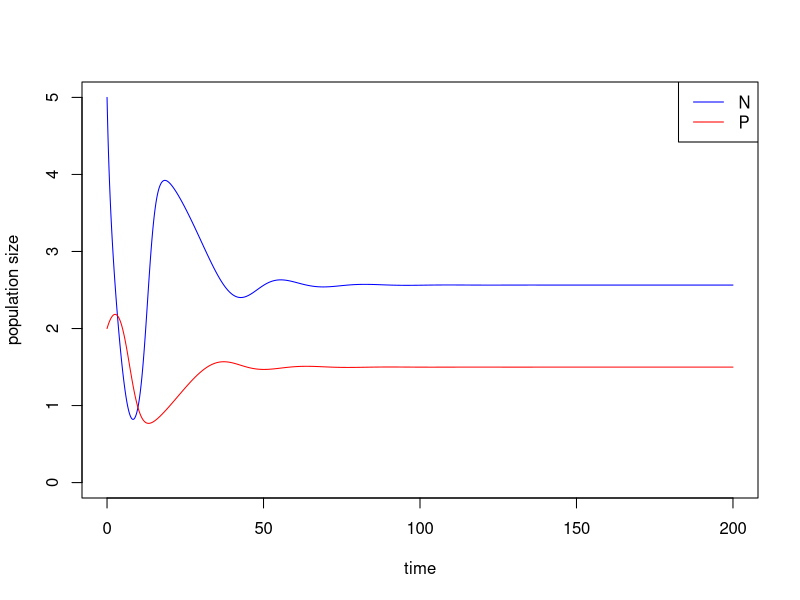
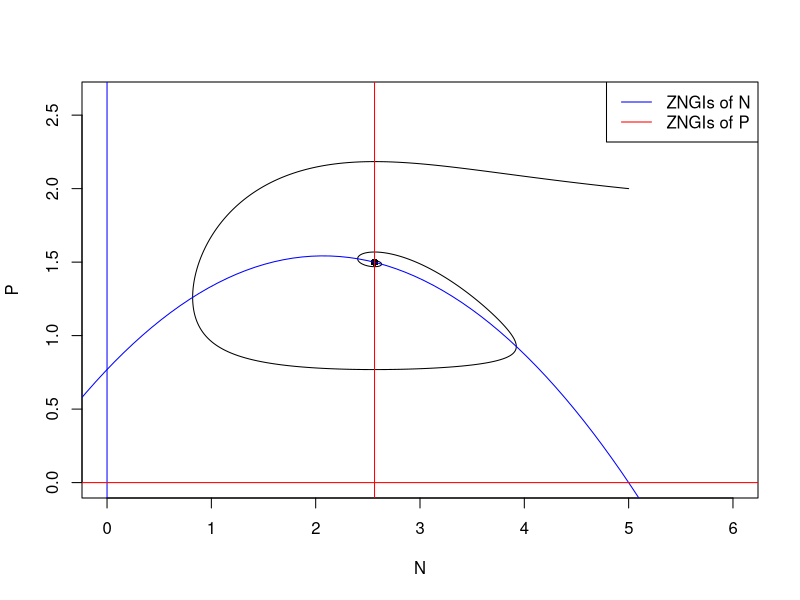
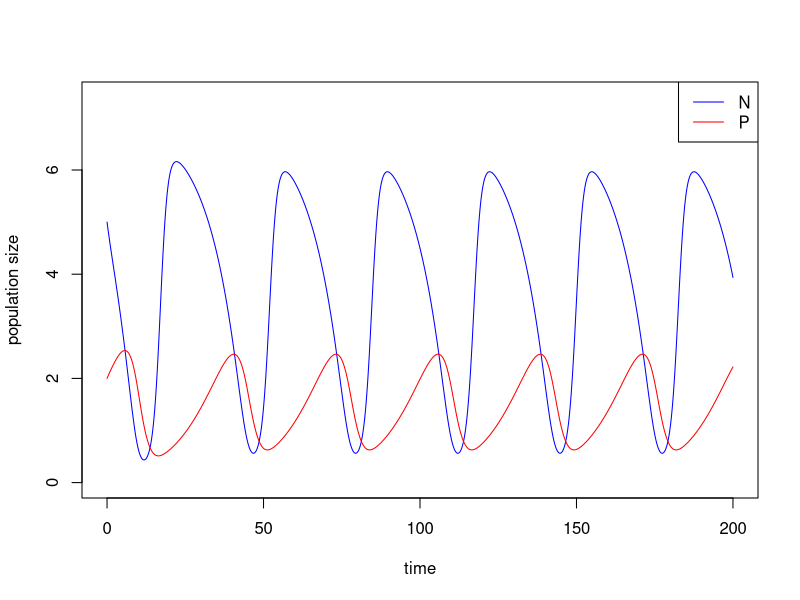
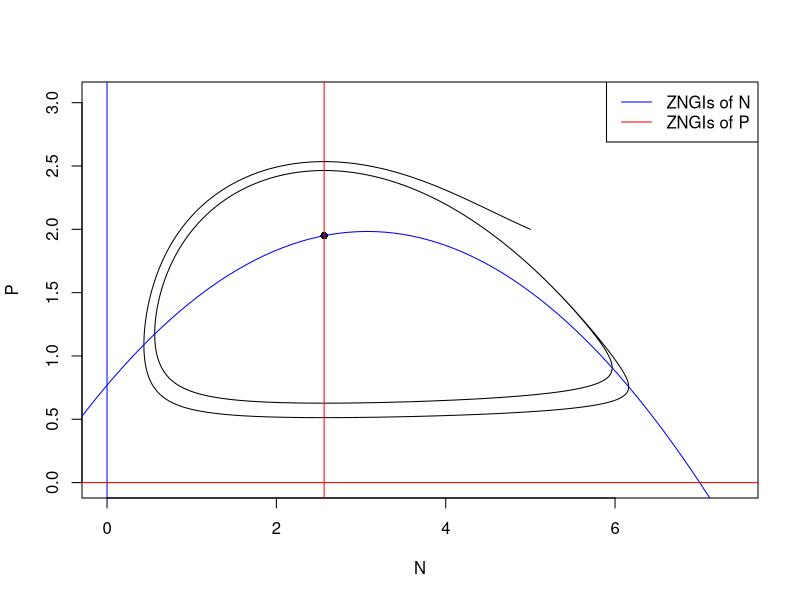

These charts were generated, in order, by the following R code: (Note: this script raises an error after producing the figures.)
## ---- chunk 1
library(deSolve)

### Model specification
RM_predation_model <- function(times, state, parms) {
  with(as.list(c(state, parms)), {
    dN_dt = r*N*(1-(N/K))-(a*N/(1+a*h*N))*P
    dP_dt = e*(a*N/(1+a*h*N))*P-d*P
    return(list(c(dN_dt, dP_dt)))  
  })
}

### Model parameters
times <- seq(0, 200, by = 0.01)  
state <- c(N = 5, P = 2)  
parms <- c(r = 1.0, K = 5.0, a = 1.3, h = 0.9, e = 0.6, d = 0.5) 

### Model application
pop_size <- ode(func = RM_predation_model, times = times, y = state, parms = parms)

### equilibrium
E_np <- with(as.list(parms), 
             c(N = d/(a*(e-d*h)),
               P = r/a*(1-d/(a*(e-d*h))/K)*(1+a*h*d/(a*(e-d*h)))))


### Visualize the population dynamics
# population trajectories
plot(c(0, max(times)), c(0, max(pop_size[, c("N", "P")])), type = "n", xlab = "time", ylab = "population size")
lines(N ~ time, data = pop_size, col = "blue") # dynamics of N
lines(P ~ time, data = pop_size, col = "red") # dynamics of P
legend("topright", legend = c("N", "P"), col = c("blue", "red"), lty = 1)

# state-space diagram
max_P <- max(pop_size[ ,"P"])
max_N <- max(pop_size[ ,"N"])
plot(P ~ N, data = pop_size, type = "l", xlim = c(0, max_N*1.2), ylim = c(0, max_P*1.2))
points(E_np["P"] ~ E_np["N"], pch = 16) # equilibrium 
with(as.list(parms), {
  # ZNGIs of N
  abline(v = 0, col = "blue")
  curve(r/a*(1-x/K)*(1+a*h*x), from = -2, to = K+2, col = "blue", add = T)
  # ZNGIs of P
  abline(h = 0, col = "red")
  abline(v = d/(a*(e-d*h)), col = "red")
  }) 
legend("topright", legend = c("ZNGIs of N", "ZNGIs of P"), col = c("blue", "red"), lty = 1)
## ---- chunk 2
### Model parameters
times <- seq(0, 200, by = 0.01)  
state <- c(N = 5, P = 2)  
parms <- c(r = 1.0, K = 7.0, a = 1.3, h = 0.9, e = 0.6, d = 0.5) 

### Model application
pop_size <- ode(func = RM_predation_model, times = times, y = state, parms = parms)

### equilibrium
E_np <- with(as.list(parms), 
             c(N = d/(a*(e-d*h)),
               P = r/a*(1-d/(a*(e-d*h))/K)*(1+a*h*d/(a*(e-d*h)))))

## ---- chunk 3
### Visualize the population dynamics
# population trajectories
plot(c(0, max(times)), c(0, max(pop_size[, c("N", "P")])*1.2), type = "n", xlab = "time", ylab = "population size")
lines(N ~ time, data = pop_size, col = "blue") # dynamics of N
lines(P ~ time, data = pop_size, col = "red") # dynamics of P
legend("topright", legend = c("N", "P"), col = c("blue", "red"), lty = 1)

# state-space diagram
max_P <- max(pop_size[ ,"P"])
max_N <- max(pop_size[ ,"N"])
plot(P ~ N, data = pop_size, type = "l", xlim = c(0, max_N*1.2), ylim = c(0, max_P*1.2))
points(E_np["P"] ~ E_np["N"], pch = 16) # equilibrium 
with(as.list(parms), {
  # ZNGIs of N
  abline(v = 0, col = "blue")
  curve(r/a*(1-x/K)*(1+a*h*x), from = -2, to = K+2, col = "blue", add = T)
  # ZNGIs of P
  abline(h = 0, col = "red")
  abline(v = d/(a*(e-d*h)), col = "red")
  }) 
legend("topright", legend = c("ZNGIs of N", "ZNGIs of P"), col = c("blue", "red"), lty = 1)
## ---- chunk 4
library(pracma)
# find time points when local peaks occur
peaks <- findpeaks(pop_size[, "N"])[ ,2]
peaks 
# get period as time between peaks 
periods <- peaks[length(peaks)] - peaks[length(peaks) - 1]
# long-term average of N
avg_N <- mean(pop_size[(length(times) - periods + 1):length(times), "N"])
avg_N
# long-term average of P
avg_P <- mean(pop_size[(length(times) - periods + 1):length(times), "P"])
avg_P
# equilibrium of N and P
E_np
## ---- chunk 5
knitr::include_app("https://genchanghsu0115.shinyapps.io/RM_predation_mod_shinyapp/", height = "700px")
## ---- chunk 6
#### Lotka-Volterra model
GLV = function(times, state, parms){
  with(as.list(c(state, parms)),{
    dNX = diag(state) %*% (r + A %*% state)
    return(list(c(dNX)))
  })
}

 
#### Parameter setting with a random interaction matrix
n <- 100
r <- rep(1, n)
A <- matrix(rnorm(n * n, mean = 0, sd = 0.1), nrow = n, ncol = n)
diag(A) <- -1
parms = list(r = r, A = A)
times = seq(0, 50, by = 0.1)
ini= rep(0.01, n)

#### Run the simulation
out = as.data.frame(ode(func=GLV, y=ini, parms=parms, times=times))

#### Gather data for ploting
comp.gg = gather(out, key=state.var, value=count, -time)

#### Plot
ggplot(comp.gg,
       aes(x=time, y=count, color=state.var)) +
  geom_line() +
  geom_hline(yintercept=0, linetype=1, color="black") +
  scale_y_continuous(expand=c(0, 0)) +
  ylab(expression(paste("Population size"))) +
  xlab("Time") +
  theme_bw() +
  theme(legend.position="none",
        plot.title=element_text(hjust=0.5),
        panel.grid.major=element_blank(),
        panel.grid.minor=element_blank(),
        panel.background=element_rect(colour="black"))
## ---- chunk 7
# code for building May's random matrix

## ---- chunk 8

#### (1) Specify parameters Model application
Times <- seq(0, 1500, by = 1)  
State <- c(N = 1, P = 1)  
r.sim = 1.0   #ref=1.0
K.sim = 5.0   #ref=5.0
a.sim = 1.3   #ref=1.3
h.sim = 0.9   #ref=0.9
e.sim = 0.6   #ref=0.6
d.sim = 0.5   #ref=0.5
Parms <- c(r = r.sim, K = K.sim, a = a.sim, h = h.sim, e = e.sim, d = d.sim)  


#### (2) Create vector for K and saving space
K.vector <- seq(from = 0.1, to = 9.0, by = 0.05)
N.sim <- length(K.vector)
Data <- data.frame(K = K.vector, 
                   N.min = rep(0, N.sim), 
                   N.mean = rep(0, N.sim), 
                   N.max = rep(0, N.sim), 
                   P.min = rep(0, N.sim), 
                   P.mean = rep(0, N.sim), 
                   P.max = rep(0, N.sim), 
                   Dynamic = rep(0, N.sim))


#### (3) Run the simulation for each K within the vector 
for(i in 1:N.sim){
  
  ## Run the simulation with updated K value
  Parms["K"] <- Data$K[i]
  Temp <- ode(func = RM_predation_model, times = Times, y = State, parms = Parms)
  
  ## Only use the last 3000 time steps of the simulation 
  Temp <- as.data.frame(Temp[1200:1500, ])
  
  ## If there is no fluctuation, can freely take mean
  if(var(Temp$N) < 1e-5){
    Data$Dynamic[i] <- "Stable"
    Data$N.min[i] <- min(Temp$N)
    Data$N.mean[i] <- mean(Temp$N)
    Data$N.max[i] <- max(Temp$N)
    Data$P.min[i] <- min(Temp$P)
    Data$P.mean[i] <- mean(Temp$P)
    Data$P.max[i] <- max(Temp$P)
  }  
  
  ## If there is fluctuation, need to get accurate cycle start-end point
  if(var(Temp$N) > 1e-5){
    peaks <- pracma::findpeaks(Temp[, "N"])[ ,2]
    Temp <- Temp[(peaks[1] : peaks[length(peaks)]), ]
    Data$Dynamic[i] <- "Cycle"
    Data$N.min[i] <- min(Temp$N)
    Data$N.mean[i] <- mean(Temp$N)
    Data$N.max[i] <- max(Temp$N)
    Data$P.min[i] <- min(Temp$P)
    Data$P.mean[i] <- mean(Temp$P)
    Data$P.max[i] <- max(Temp$P)
  }
  
}

#### (4) Plot

library(scales)

plot(c(0, max(K.vector)), c(0, max(Data[, c("N.max", "P.max")]) * 1.2), 
     type = "n", xlab = "K", ylab = "Equilibrium value")
abline(h = 0)
abline(v = d.sim / (a.sim * (e.sim - h.sim * d.sim)), col="grey", lty = 2, lwd = 3)
abline(v = (e.sim + d.sim * h.sim) / (a.sim * h.sim * (e.sim - d.sim * h.sim)), col="grey", lty = 2, lwd = 3)
points(N.mean ~ K, Data[Data$Dynamic == "Stable", ], type = "l", col = "blue",lty = 1, lwd = 3)
points(N.mean ~ K, Data[Data$Dynamic == "Cycle", ], type = "l", col = alpha("blue", 0.5), lty = 3, lwd = 2)
points(N.min ~ K, Data[Data$Dynamic == "Cycle", ], type = "l", col = "blue", lty = 3, lwd = 3)
points(N.max ~ K, Data[Data$Dynamic == "Cycle", ], type = "l", col = "blue", lty = 3, lwd = 3)
points(P.mean ~ K, Data[Data$Dynamic == "Stable", ], type = "l", col = "red", lty = 1, lwd = 3)
points(P.mean ~ K, Data[Data$Dynamic == "Cycle", ], type = "l", col = alpha("red", 0.5), lty = 3, lwd = 2)
points(P.min ~ K, Data[Data$Dynamic == "Cycle", ], type = "l", col = "red", lty = 3, lwd = 3)
points(P.max ~ K, Data[Data$Dynamic == "Cycle", ], type = "l", col = "red", lty = 3, lwd = 3)
legend("topleft", c("Prey", "Predator"), col = c("blue", "red"), lwd = 3, lty = 1, bty = "n")
## ---- chunk 9
library(ggplot2)
#### The function to build Elliptic law
BuildElliptic <- function(S, C, d, sigma, rho){
  
  # sample coefficients in pairs
  pairs <- MASS::mvrnorm(n = S * (S-1) / 2,
                         mu = c(0, 0),
                         Sigma = sigma^2 * matrix(c(1, rho, rho, 1), 2, 2))
  
  # build a completely filled matrix
  M <- matrix(0, S, S)
  M[upper.tri(M)] <- pairs[,1]
  M <- t(M)
  M[upper.tri(M)] <- pairs[,2]
  
  # determine which connections to retain (in pairs)
  Connections <- (matrix(runif(S * S), S, S) <= C) * 1 
  Connections[lower.tri(Connections)] <- 0
  diag(Connections) <- 0
  Connections <- Connections + t(Connections)
  M <- M * Connections
  
  # set diagonals
  diag(M) <- diag(M) - d
  return(M)
}

## ---- chunk 10
# consumer-resources interactions
M_CR <- BuildElliptic(S = 500, C = 0.3, d = 10, sigma = 1, rho = -0.5)
EVals_CR <- eigen(M_CR)$values
Re.EVals_CR <- Re(EVals_CR)
Im.EVals_CR <- Im(EVals_CR)

# mutualism or competition
M_MC <- BuildElliptic(S = 500, C = 0.3, d = 10, sigma = 1, rho = 0.5)
EVals_MC <- eigen(M_MC)$values
Re.EVals_MC <- Re(EVals_MC)
Im.EVals_MC <- Im(EVals_MC)

# combine data
Re.EVals <- c(Re.EVals_CR, Re.EVals_MC)
Im.EVals <- c(Im.EVals_CR, Im.EVals_MC)

# visualization
plot(Re.EVals, Im.EVals, xlab = "Real part", ylab = "Imaginary part", type = "n")
points(Re.EVals_CR, Im.EVals_CR, col = "green")
points(Re.EVals_MC, Im.EVals_MC, col = "blue")
abline(v = 0, col = "red", lty = 2)
legend("topleft", legend = c("Resource-consumer", "Mutualism or Competition"), col = c("green", "blue"), pch = 1)
